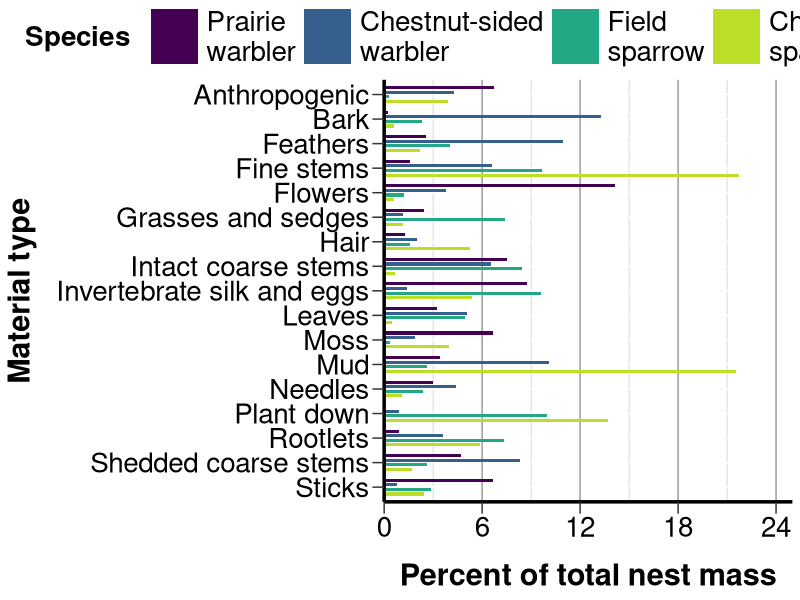
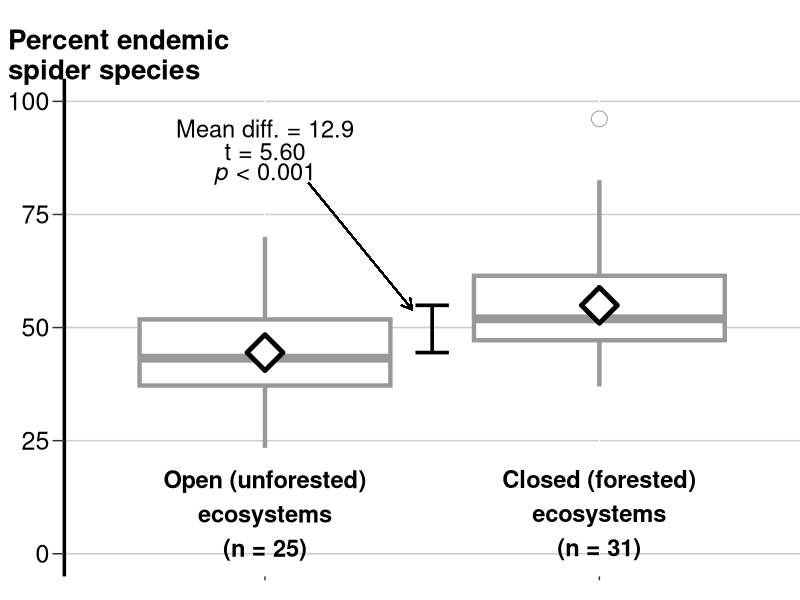
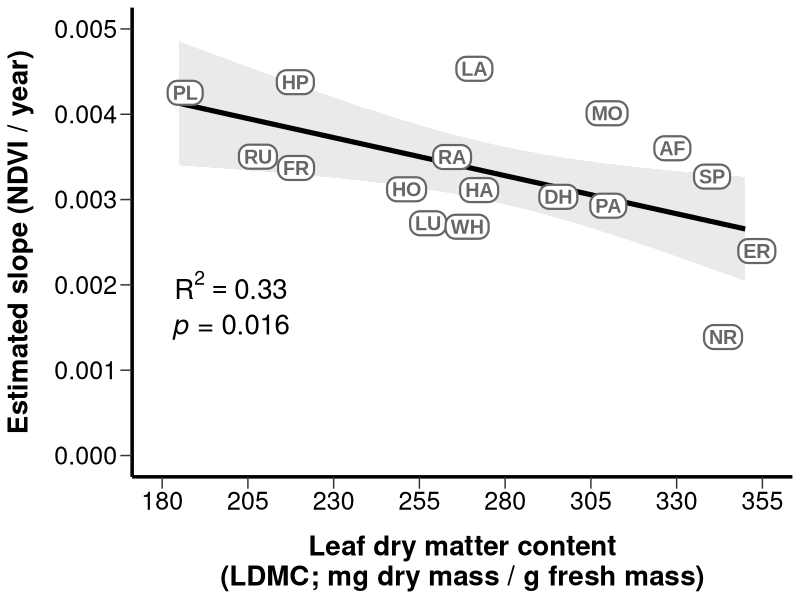
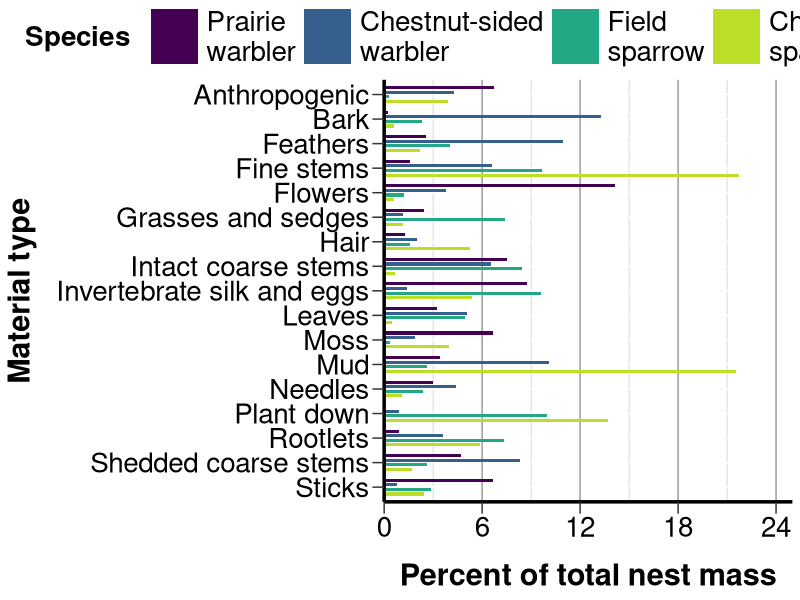
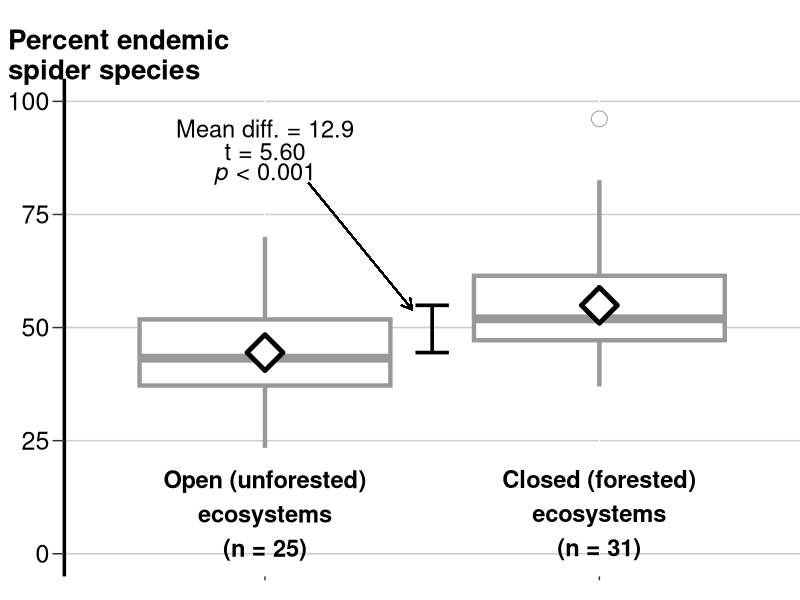
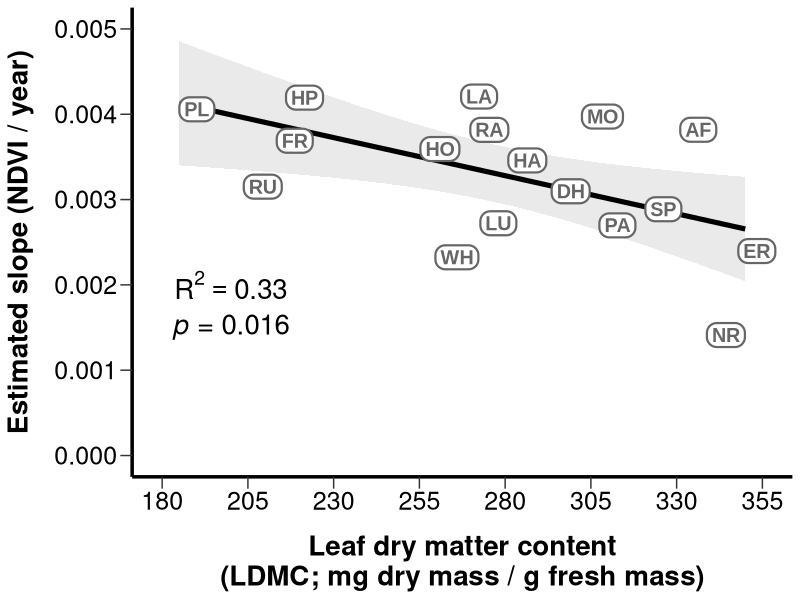

Source code (R) for these figures, in order:
library(tidyverse)
library(viridis)
library(svglite)

set.seed(123) #CONTROL RANDOMNESS


# GRAPH 1 (BAR GRAPH) -----------------------------------------------------------------


#CREATE FAKE DATA
graph1.df = data.frame(
  materials = rep( #OUR MATERIAL TYPES
    c(
      "Anthropogenic",
      "Bark",
      "Feathers",
      "Fine stems",
      "Flowers",
      "Grasses and sedges",
      "Hair",
      "Intact coarse stems",
      "Invertebrate silk and eggs",
      "Leaves",
      "Moss",
      "Mud",
      "Needles",
      "Plant down",
      "Rootlets",
      "Shedded coarse stems",
      "Sticks"
    ),
    each = 4
  ),
  species = rep(c("PRAW", "CSWA", "FISP", "CHSP"), times = 17), #OUR SPECIES
  prop.nest.mass = rbeta( #OUR RANDOM PROP. NEST MATERIAL DATA
    n = 4 * 17,
    shape1 = 1,
    shape2 = 20
  )
)

#OUR PLOT
ggplot(graph1.df, #PROVIDE OUR DATA SET GLOBALLY TO ALL ELEMENTS
       aes(y = materials, x = prop.nest.mass, fill = species)) + #MAP OUR X, Y, AND FILL COLOR AESTHETICALLY GLOBALLY TO APPLY TO ALL ELEMENTS. FLIP THE X AND Y AESTHETICS FOR EASE OF READABILITY.
  geom_bar(stat = "identity", #BARS REPRESENT MEAN NEST MASS PROPORTION
           position = position_dodge(width = 0.75), #THIS DODGES ONE SPECIES' BARS AWAY FROM THE NEXT SPECIES' BARS.
           width = 0.5) + #MAKE THE BARS THEMSELVES THINNER SO THERE IS WHITE SPACE BTW. NEIGHBORING BARS.
  scale_y_discrete("Material type", #USE LINE BREAKS (\n) TO BREAK ONTO MULTIPLE LINES 
                   limits = rev(levels(factor(graph1.df$materials)))) + #SORT THE AXIS ITEMS ALPHABETICALLY
  scale_x_continuous(
    "Percent of total nest mass", 
    expand = c(0, 0), #REMOVE THE GAP BETWEEN THE X AXIS LINE AND THE BOTTOMS OF THE BARS.
    limits = c(0, 0.25), #ELIMINATE AXIS TRUNCATION--WE HAVE TO GO OUT A LITTLE FURTHER THAN THE BREAKS TO PREVENT THE LABEL FROM BEING CUT OFF.
    breaks = c(0, 0.06, 0.12, 0.18, 0.24), #PROVIDE EVEN BREAKS THAT MAKE IT TO THE NEW LIMIT.
    labels = c(0, 6, 12, 18, 24)
  ) +
  scale_fill_discrete(
    "Species", #USE A LINE BREAK TO SEPARATE THE LEGEND TITLE FROM THE KEYS
    type = c(viridis(4, end = 0.9)), #SWITCH TO THE VIRIDIS COLORBLIND-FRIENDLY PALETTE, BUT AVOID THE YELLOW COLOR AT THE END THAT LACKS CONTRAST WITH A WHITE BACKGROUND.
    labels = c( #USE ACTUAL SPECIES COMMON NAMES, ELIMINATING THE NEED TO EYE-DART TO THE CAPTION.
      "Prairie\nwarbler",
      "Chestnut-sided\nwarbler",
      "Field\nsparrow",
      "Chipping\nsparrow"
    ),
    limits = rev(levels(factor(graph1.df$species))) #SORT THE LEGEND KEYS TO MATCH THE ORDER IN THE FIGURE.
  ) +
  theme(
    panel.background = element_rect(fill = "white"), #ELIMINATE GRAY BACKGROUND
    axis.line = element_line(color = "black", linewidth = 1.2), #INTENSIFY THE AXES LINES
    axis.title = element_text(size = 22, face = "bold", color = "black"), #MAKE THE AXES TITLES EASIER TO READ
    axis.text = element_text(size = 20, color = "black"), #ENLARGE AXIS LABELS.
    legend.text = element_text(size = 20, color = "black"), #SAME
    axis.ticks.length = unit(0.3, "cm"), #ENLARGE THE TICKS A LITTLE SO IT'S EASIER TO SEE THEM AND TO LINK MATERIAL TYPES BETTER WITH THEIR BARS.
    axis.title.y = element_text(margin = margin(0, 0.5, 0, 0, unit = "cm")), #SPACE THE Y AXIS TITLE AWAY FROM ITS LABELS.
    axis.title.x = element_text(margin = margin(0.5, 0, 0, 0, unit = "cm")),
    legend.title = element_text(margin = margin(0, 0.5, 0, 0, unit = "cm"), size = 20, face = "bold", color = "black"), 
    legend.key.height = unit(0.25, "cm"), #EXPAND THE LEGEND KEYS TO ACCOMMODATE MULTI-LINE LABELS.
    legend.key.width = unit(1.25, "cm"),
    panel.grid.major.x = element_line(color = "gray60"), #ADD VERTICAL GRID LINES AT KEY POINTS BUT ZEBRA-STRIPE THEM AND USE GRAYS TO DE-EMPHASIZE THEM.
    panel.grid.minor.x = element_line(color = "gray80"),
    legend.key.spacing.y = unit(0.3, "cm"), #SPACE THE LEGEND KEYS APART FROM EACH OTHER
    legend.justification = "center", #CENTER ALIGN THE LEGEND
    legend.box = "horizontal", #PLACE IT HORIZONTAL AT THE TOP
    legend.position = "top",
    legend.margin = margin(0, 7, 0, 0, unit = "cm") #BUMP THE LEGEND TO THE LEFT BY INCREASING THE RIGHT MARGIN.
  )

ggsave(filename = "barplot.svg", height = 8.4, width = 9.8, dpi = "print") #SAVE IT PROGRAMMATICALLY AS A VECTOR-GRAPHICS FILE TYPE, THEN INSPECT AND ITERATE FOR PROPER SIZING.

# GRAPH 2 (BOXPLOT) -----------------------------------------------------------------


#CREATE FAKE DATA
graph2.df = data.frame(
  ecosystem = rep(c("Open", "Closed"), each = 60),
  perc.endemic.richness = c(rnorm(60, 46, 11), rnorm(60, 54, 13))
)

#OUR PLOT
ggplot(data = graph2.df, #MAP DATA SET GLOBALLY
       aes(x = ecosystem, y = perc.endemic.richness)) + #MAP X AND Y GLOBALLY
  geom_boxplot( #ADD OUR BOXPLOTS
    outlier.size = 5, #INCREASE OUTLIER SIZE
    linewidth = 1.5, #FATTEN ALL LINES
    outlier.shape = 21, #CHANGE OUTLIER POINTS TO ONES WITH SEPARATE STROKES AND FILLS
    outlier.color = "gray60", #SET BLACK STROKES
    outlier.fill = "transparent", #SET TRANSPARENT FILLS SO OVERLAPPING OUTLIERS ARE MORE NOTICEABLE.
    color = "gray60"
  ) +
  scale_x_discrete("", #SUPPRESS AXIS TITLE
                   limits = rev(levels(factor(graph2.df$ecosystem)))) + #RESORT GROUPS
  scale_y_continuous("Percent endemic\nspider species", #INFORMATIVE TITLE, PARSED ONTO TWO LINES.
                     limits = c(0, 100)) + #SET LIMITS TO MINIMIZE DISTORTION
  annotate("text", #ADD X AXIS LABELS INSIDE THE PLOTTING AREA AS ANNOTATIONS
    label = "Open (unforested)\necosystems\n(n = 25)",
    x = 1, #SPECIFY THEIR LOCATIONS MANUALLY
    y = 8.9,
    size = 6, #ENLARGE AND BOLDEN
    fontface = "bold"
  ) +
  annotate("text", #SAME AS ABOVE
    label = "Closed (forested)\necosystems\n(n = 31)",
    x = 2,
    y = 9,
    size = 6,
    fontface = "bold"
  ) +
  stat_summary(fun = mean, #MANUALLY ADD MEAN VALUES AS POINTS
    geom = "point",
    shape = 23, #USE DIAMONDS TO DISTINGUISH FROM OUTLIERS
    size = 8,
    color = "black", #MAXIMIZE CONTRAST WITH BACKGROUND
    fill = "white",
    stroke = 2.5
  ) +
  annotate("errorbar", #ADD AN "ERROR BAR" STYLE LINE SEGMENT TO HIGHLIGHT MEAN DIFFERENCE
    x = 1.5,
    ymin = mean(graph2.df$perc.endemic.richness[graph2.df$ecosystem == "Open"]),
    ymax = mean(graph2.df$perc.endemic.richness[graph2.df$ecosystem == "Closed"]),
    color = "black", #DE-EMPHASIZE TO REDUCE COGNITIVE LOAD
    linewidth = 1.25,
    width = 0.1 #REDUCE WIDTH OF CROSS-BEAMS
  ) +
  #ADD STATISTICS FOR THE MEAN DIFFERENCE COMPARISON. NEEDS TO BE THREE SEPARATE ANNOTATIONS TO HANDLE LINE BREAKS AND ITALICS OF THE p NICELY. 
  annotate("text", label = "Mean diff. = 12.9", x = 1, y = 94, size = 6, color = "black") +
  annotate("text", label = "t = 5.60", x = 1, y = 89, size = 6, color = "black") +
  annotate("text", label = expression(italic("p") * " < 0.001"), x = 1, y = 84, size = 6, color = "black") +
    geom_segment( #ADD AN ARROW CONNECTING THE ERROR-BAR SEGMENT AND THE STATISTICS
    x = 1.13,
    xend = 1.44,
    y = 82,
    yend = 54,
    arrow = arrow(length = unit(0.3, "cm")),
    color = "black"
  ) +
  theme(
    panel.background = element_rect(fill = "white"), #ELIMINATE GRAY BACKGROUND
    axis.line.y = element_line(color = "black", linewidth = 1.2), #INTENSIFY THE AXIS LINE
    axis.line.x = element_blank(), #ELIMINATE X AXIS LINE AND LABELS
    axis.text.x = element_blank(),
    axis.title.y = element_text(size = 20, 
                                face = "bold", 
                                color = "black"), #MAKE THE Y AXIS TITLE EASIER TO READ BY MAKING IT BIGGER AND BOLD. 
    axis.text.y = element_text(size = 18, color = "black"), #MAKE THE LABELS LARGER.
    axis.ticks.length.y = unit(0.3, "cm"), #ADD Y AXIS TICKS
    panel.grid.major.y = element_line(color = "gray80") #ADD SOME GRID LINES BUT  USE GRAYS TO DE-EMPHASIZE THEM.
  ) +
  theme( #A LITTLE RADICAL--THIS CODE MOVES THE Y AXIS TITLE ABOVE THE Y AXIS LINE AND ARRANGES IT HORIZONTALLY, EXPANDING THE TOP AND LEFT PLOT MARGINS TO MAKE SUFFICIENT ROOM.
  axis.title.y = element_text(angle = 0, #TURN HORIZONTAL.
                              vjust = 1.11, #MOVE WAY UP, ABOVE THE CURRENT AXIS.
                              hjust = 0, #MAKE LEFT-JUSTIFIED.
                              margin = margin(r = -160, unit = "pt")), #FORCE THE AXIS LABEL QUITE A WAYS TO THE RIGHT
  plot.margin = margin(2, 0, 0, 0.2, "cm") #EXPAND THE TOP AND LEFT PLOT MARGINS
  ) 
ggsave(filename = "boxplot.svg", height = 7.0, width = 7.0, dpi = "print") #SAVE IT PROGRAMMATICALLY TO INSPECT FOR PROPER SIZING.


# GRAPH 3 (SCATTERPLOT WITH TREND LINE) -----------------------------------------------------------------

library(ggrepel) #OPTIONAL--TO REPEL THE POINT LABELS APART TO PREVENT OVERPLOTTING.

set.seed(123) #CONTROL RANDOMNESS

#CREATE FAKE DATA
graph3.df = data.frame(
  community = c("Ru", "Pl", "HP", "Fr", "La", "HA", "Hl", "RAF", "Lu", "WH", "DH", "PAF", "Mc", "AFM", "Sp", "Ea", "NR"), #THE COMMUNITY CODES USED IN THE PAPER
  community_labels = c("RU", "PL", "HP", "FR", "LA", "HA", "HO", "RA", "LU", "WH", "DH", "PA", "MO", "AF", "SP", "ER", "NR"), #NEW, SHORTER, ALL CAPS CODES
  LDMC = sort(sample(181:363, 17, replace = T)) + sample(-15:15, 17, replace = T), #SIMILAR DATA WITH SOME RANDOM VARIATION
  Slope = sort(rnorm(17, 0.0035, 0.0005), decreasing = TRUE) + rnorm(17, 0, 0.0006)
)

#OUR PLOT
ggplot(data = graph3.df, #SET DATA GLOBALLY
       aes(x = LDMC, y = Slope)) + #SET THE X AND Y AESTHETICS GLOBALLY
  geom_smooth(method = "lm", #ADD LINEAR MODEL TREND LINE FIRST (SO LABELS PLOT OVER TOP OF IT FOR READABILITY). 
              se = TRUE, #ADD UNCERTAINTY BAND
              color = "black", #MAKE LINE SOLID BLACK
              linewidth = 1.75, #AND THICKER
              fill = "gray80") + #FILL THE UNCERTAINTY BAND LIGHTLY TO DE-EMPHASIZE IT
  geom_label_repel( #THIS IS FROM GGREPEL, BUT geom_label IN GGPLOT2 COULD BE SUBSTITUTED.
    aes(label = community_labels), #MAKE THE LABELS THE REVISED COMMUNITY CODES
            max.time = 5, #SETTING A HIGHER VALUE WILL PRODUCE MORE CONSISTENT RESULTS
            size = 5, #MAKE THE LABELS LARGE
            fontface = "bold", #BOLDED
            family = "Arial", #AND SANS SERIF
            color = "gray40", #COLOR THEM MEDIUM GRAY TO DE-EMPHASIZE THEM BUT KEEP THEM READABLE.
            force_pull = 300, #DO NOT LET THEM REPEL FROM THEIR SPOTS TOO MUCH
            label.r = unit(0.25, "cm"), #ROUND THE LABEL STROKES TO MAKE THEM OVAL-LIKE
            label.size = unit(0.75, "cm"), #WIDEN THE STROKE
            segment.color = "transparent") + #HIDE THE SEGMENTS PRODUCED WHEN POINTS ARE JITTERED FURTHER AWAY (VISUAL NOISE)
  annotate("text", x = 200, y = 0.002, #ADD AN R2 VALUE AS AN ANNOTATION
           label = expression("R^2 == 0.33"), 
           parse = TRUE, #NEEDED TO GET THE SUPERSCRIPT TO REPRESENT CORRECTLY
           size = 7) + #MAKE VERY READABLE SIZE
  annotate("text", x = 200, y = 0.0015,  #SAME AS ABOVE WITH A P VALUE
           label = expression(italic("p") * " = 0.016"), 
           parse = TRUE,
           size = 7) +
  scale_x_continuous("Leaf dry matter content\n(LDMC; mg dry mass / g fresh mass)", #MORE INFORMATIVE TITLE, PARSED ONTO TWO LINES
                     limits = c(180, 355), #EXPAND LIMITS
                     breaks = seq(from = 180, to = 355, by = 25)) + #ENSURE EQUIDISTANT BREAKS THAT ANCHOR THE ENTIRE AXIS AND HAVE ROUND-ISH FEELING STEP LENGTHS
  scale_y_continuous("Estimated slope (NDVI / year)",  #MORE INFORMATIVE TITLE
                     limits = c(0,0.005), #EXPAND AXIS LIMITS
                     breaks = seq(from = 0, to = 0.005, length.out = 6)) + #INCLUDE 0 AND ANCHOR BOTH ENDS OF THE AXIS WITH LABELS
  theme(
    panel.background = element_rect(fill = "white"), #ELIMINATE GRAY BACKGROUND
    axis.line = element_line(color = "black", linewidth = 1.2), #INTENSIFY THE AXIS LINES
    axis.title = element_text(size = 20, 
                                face = "bold", 
                              color = "black"), #MAKE THE AXIS TITLES EASIER TO READ BY MAKING THEM BIGGER AND BOLD. 
    axis.text = element_text(size = 18, color = "black"), #MAKE AXIS LABELS LARGER.
    axis.ticks.length = unit(0.3, "cm"), #MAKE AXIS TICKS AN APPROPRIATE SIZE.
    panel.grid.major = element_blank(), #ELIMINATE ALL GRID LINES
    panel.grid.minor = element_blank(),
    axis.title.y = element_text(margin = margin(r = 0.5, unit = "cm")), #INCREASE ROOM BETWEEN AXIS TITLES AND LABELS
    axis.title.x = element_text(margin = margin(t = 0.5, unit = "cm"))
  )
#SAVE OUR PLOT
ggsave("scatterplot.svg", height = 7.0, width = 9.5, dpi = "print")
